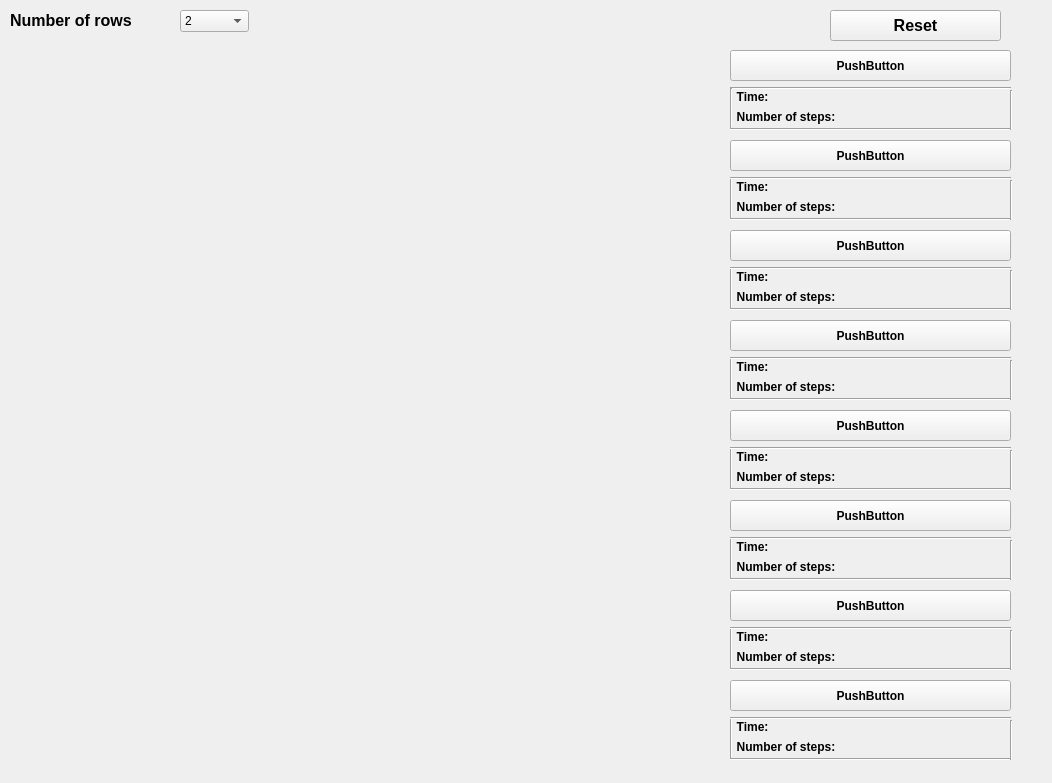
<?xml version="1.0" encoding="UTF-8"?>
<ui version="4.0">
 <class>Form</class>
 <widget class="QWidget" name="Form">
  <property name="geometry">
   <rect>
    <x>0</x>
    <y>0</y>
    <width>1052</width>
    <height>783</height>
   </rect>
  </property>
  <property name="windowTitle">
   <string>Form</string>
  </property>
  <widget class="QWidget" name="widget" native="true">
   <property name="geometry">
    <rect>
     <x>0</x>
     <y>50</y>
     <width>720</width>
     <height>720</height>
    </rect>
   </property>
  </widget>
  <widget class="QPushButton" name="pushButton_1">
   <property name="geometry">
    <rect>
     <x>730</x>
     <y>50</y>
     <width>281</width>
     <height>31</height>
    </rect>
   </property>
   <property name="font">
    <font>
     <weight>75</weight>
     <bold>true</bold>
    </font>
   </property>
   <property name="text">
    <string>PushButton</string>
   </property>
  </widget>
  <widget class="QPushButton" name="pushButton_2">
   <property name="geometry">
    <rect>
     <x>730</x>
     <y>140</y>
     <width>281</width>
     <height>31</height>
    </rect>
   </property>
   <property name="font">
    <font>
     <weight>75</weight>
     <bold>true</bold>
    </font>
   </property>
   <property name="text">
    <string>PushButton</string>
   </property>
  </widget>
  <widget class="QPushButton" name="pushButton_3">
   <property name="geometry">
    <rect>
     <x>730</x>
     <y>230</y>
     <width>281</width>
     <height>31</height>
    </rect>
   </property>
   <property name="font">
    <font>
     <weight>75</weight>
     <bold>true</bold>
    </font>
   </property>
   <property name="text">
    <string>PushButton</string>
   </property>
  </widget>
  <widget class="QPushButton" name="pushButton_4">
   <property name="geometry">
    <rect>
     <x>730</x>
     <y>320</y>
     <width>281</width>
     <height>31</height>
    </rect>
   </property>
   <property name="font">
    <font>
     <weight>75</weight>
     <bold>true</bold>
    </font>
   </property>
   <property name="text">
    <string>PushButton</string>
   </property>
  </widget>
  <widget class="QPushButton" name="pushButton_5">
   <property name="geometry">
    <rect>
     <x>730</x>
     <y>410</y>
     <width>281</width>
     <height>31</height>
    </rect>
   </property>
   <property name="font">
    <font>
     <weight>75</weight>
     <bold>true</bold>
    </font>
   </property>
   <property name="text">
    <string>PushButton</string>
   </property>
  </widget>
  <widget class="QPushButton" name="pushButton_6">
   <property name="geometry">
    <rect>
     <x>730</x>
     <y>500</y>
     <width>281</width>
     <height>31</height>
    </rect>
   </property>
   <property name="font">
    <font>
     <weight>75</weight>
     <bold>true</bold>
    </font>
   </property>
   <property name="text">
    <string>PushButton</string>
   </property>
  </widget>
  <widget class="QPushButton" name="pushButton_7">
   <property name="geometry">
    <rect>
     <x>730</x>
     <y>590</y>
     <width>281</width>
     <height>31</height>
    </rect>
   </property>
   <property name="font">
    <font>
     <weight>75</weight>
     <bold>true</bold>
    </font>
   </property>
   <property name="text">
    <string>PushButton</string>
   </property>
  </widget>
  <widget class="QPushButton" name="pushButton_8">
   <property name="geometry">
    <rect>
     <x>730</x>
     <y>680</y>
     <width>281</width>
     <height>31</height>
    </rect>
   </property>
   <property name="font">
    <font>
     <weight>75</weight>
     <bold>true</bold>
    </font>
   </property>
   <property name="text">
    <string>PushButton</string>
   </property>
  </widget>
  <widget class="QLabel" name="labelCombobox">
   <property name="geometry">
    <rect>
     <x>10</x>
     <y>10</y>
     <width>171</width>
     <height>21</height>
    </rect>
   </property>
   <property name="font">
    <font>
     <pointsize>12</pointsize>
     <weight>75</weight>
     <bold>true</bold>
    </font>
   </property>
   <property name="text">
    <string>Number of rows</string>
   </property>
  </widget>
  <widget class="QComboBox" name="comboBox">
   <property name="geometry">
    <rect>
     <x>180</x>
     <y>10</y>
     <width>69</width>
     <height>22</height>
    </rect>
   </property>
   <item>
    <property name="text">
     <string>2</string>
    </property>
   </item>
   <item>
    <property name="text">
     <string>3</string>
    </property>
   </item>
   <item>
    <property name="text">
     <string>4</string>
    </property>
   </item>
   <item>
    <property name="text">
     <string>5</string>
    </property>
   </item>
   <item>
    <property name="text">
     <string>6</string>
    </property>
   </item>
   <item>
    <property name="text">
     <string>7</string>
    </property>
   </item>
   <item>
    <property name="text">
     <string>8</string>
    </property>
   </item>
   <item>
    <property name="text">
     <string>9</string>
    </property>
   </item>
   <item>
    <property name="text">
     <string>10</string>
    </property>
   </item>
  </widget>
  <widget class="QPushButton" name="resetBtn">
   <property name="geometry">
    <rect>
     <x>830</x>
     <y>10</y>
     <width>171</width>
     <height>31</height>
    </rect>
   </property>
   <property name="font">
    <font>
     <pointsize>12</pointsize>
     <weight>75</weight>
     <bold>true</bold>
    </font>
   </property>
   <property name="text">
    <string>Reset</string>
   </property>
  </widget>
  <widget class="QLabel" name="time_1">
   <property name="geometry">
    <rect>
     <x>730</x>
     <y>90</y>
     <width>141</width>
     <height>16</height>
    </rect>
   </property>
   <property name="font">
    <font>
     <weight>75</weight>
     <bold>true</bold>
    </font>
   </property>
   <property name="text">
    <string>  Time: </string>
   </property>
   <property name="alignment">
    <set>Qt::AlignLeading|Qt::AlignLeft|Qt::AlignTop</set>
   </property>
   <property name="wordWrap">
    <bool>true</bool>
   </property>
  </widget>
  <widget class="QLabel" name="num_of_steps_1">
   <property name="geometry">
    <rect>
     <x>730</x>
     <y>110</y>
     <width>141</width>
     <height>16</height>
    </rect>
   </property>
   <property name="font">
    <font>
     <weight>75</weight>
     <bold>true</bold>
    </font>
   </property>
   <property name="text">
    <string>  Number of steps: </string>
   </property>
   <property name="alignment">
    <set>Qt::AlignLeading|Qt::AlignLeft|Qt::AlignTop</set>
   </property>
   <property name="wordWrap">
    <bool>true</bool>
   </property>
  </widget>
  <widget class="QLabel" name="time_value_1">
   <property name="geometry">
    <rect>
     <x>870</x>
     <y>90</y>
     <width>141</width>
     <height>16</height>
    </rect>
   </property>
   <property name="font">
    <font>
     <weight>50</weight>
     <bold>false</bold>
    </font>
   </property>
   <property name="text">
    <string/>
   </property>
   <property name="alignment">
    <set>Qt::AlignLeading|Qt::AlignLeft|Qt::AlignTop</set>
   </property>
   <property name="wordWrap">
    <bool>true</bool>
   </property>
  </widget>
  <widget class="QLabel" name="num_of_steps_value_1">
   <property name="geometry">
    <rect>
     <x>870</x>
     <y>110</y>
     <width>141</width>
     <height>16</height>
    </rect>
   </property>
   <property name="font">
    <font>
     <weight>50</weight>
     <bold>false</bold>
    </font>
   </property>
   <property name="text">
    <string/>
   </property>
   <property name="alignment">
    <set>Qt::AlignLeading|Qt::AlignLeft|Qt::AlignTop</set>
   </property>
   <property name="wordWrap">
    <bool>true</bool>
   </property>
  </widget>
  <widget class="Line" name="line">
   <property name="geometry">
    <rect>
     <x>730</x>
     <y>80</y>
     <width>281</width>
     <height>16</height>
    </rect>
   </property>
   <property name="orientation">
    <enum>Qt::Horizontal</enum>
   </property>
  </widget>
  <widget class="Line" name="line_2">
   <property name="geometry">
    <rect>
     <x>730</x>
     <y>121</y>
     <width>281</width>
     <height>16</height>
    </rect>
   </property>
   <property name="orientation">
    <enum>Qt::Horizontal</enum>
   </property>
  </widget>
  <widget class="Line" name="line_3">
   <property name="geometry">
    <rect>
     <x>730</x>
     <y>88</y>
     <width>3</width>
     <height>40</height>
    </rect>
   </property>
   <property name="orientation">
    <enum>Qt::Vertical</enum>
   </property>
  </widget>
  <widget class="Line" name="line_4">
   <property name="geometry">
    <rect>
     <x>1010</x>
     <y>90</y>
     <width>3</width>
     <height>40</height>
    </rect>
   </property>
   <property name="orientation">
    <enum>Qt::Vertical</enum>
   </property>
  </widget>
  <widget class="Line" name="line_5">
   <property name="geometry">
    <rect>
     <x>730</x>
     <y>178</y>
     <width>3</width>
     <height>40</height>
    </rect>
   </property>
   <property name="orientation">
    <enum>Qt::Vertical</enum>
   </property>
  </widget>
  <widget class="Line" name="line_6">
   <property name="geometry">
    <rect>
     <x>1010</x>
     <y>180</y>
     <width>3</width>
     <height>40</height>
    </rect>
   </property>
   <property name="orientation">
    <enum>Qt::Vertical</enum>
   </property>
  </widget>
  <widget class="Line" name="line_7">
   <property name="geometry">
    <rect>
     <x>730</x>
     <y>170</y>
     <width>281</width>
     <height>16</height>
    </rect>
   </property>
   <property name="orientation">
    <enum>Qt::Horizontal</enum>
   </property>
  </widget>
  <widget class="QLabel" name="num_of_steps_2">
   <property name="geometry">
    <rect>
     <x>730</x>
     <y>200</y>
     <width>141</width>
     <height>16</height>
    </rect>
   </property>
   <property name="font">
    <font>
     <weight>75</weight>
     <bold>true</bold>
    </font>
   </property>
   <property name="text">
    <string>  Number of steps: </string>
   </property>
   <property name="alignment">
    <set>Qt::AlignLeading|Qt::AlignLeft|Qt::AlignTop</set>
   </property>
   <property name="wordWrap">
    <bool>true</bool>
   </property>
  </widget>
  <widget class="QLabel" name="time_2">
   <property name="geometry">
    <rect>
     <x>730</x>
     <y>180</y>
     <width>141</width>
     <height>16</height>
    </rect>
   </property>
   <property name="font">
    <font>
     <weight>75</weight>
     <bold>true</bold>
    </font>
   </property>
   <property name="text">
    <string>  Time: </string>
   </property>
   <property name="alignment">
    <set>Qt::AlignLeading|Qt::AlignLeft|Qt::AlignTop</set>
   </property>
   <property name="wordWrap">
    <bool>true</bool>
   </property>
  </widget>
  <widget class="Line" name="line_8">
   <property name="geometry">
    <rect>
     <x>730</x>
     <y>211</y>
     <width>281</width>
     <height>16</height>
    </rect>
   </property>
   <property name="orientation">
    <enum>Qt::Horizontal</enum>
   </property>
  </widget>
  <widget class="QLabel" name="time_value_2">
   <property name="geometry">
    <rect>
     <x>870</x>
     <y>180</y>
     <width>141</width>
     <height>16</height>
    </rect>
   </property>
   <property name="font">
    <font>
     <weight>50</weight>
     <bold>false</bold>
    </font>
   </property>
   <property name="text">
    <string/>
   </property>
   <property name="alignment">
    <set>Qt::AlignLeading|Qt::AlignLeft|Qt::AlignTop</set>
   </property>
   <property name="wordWrap">
    <bool>true</bool>
   </property>
  </widget>
  <widget class="QLabel" name="num_of_steps_value_2">
   <property name="geometry">
    <rect>
     <x>870</x>
     <y>200</y>
     <width>141</width>
     <height>16</height>
    </rect>
   </property>
   <property name="font">
    <font>
     <weight>50</weight>
     <bold>false</bold>
    </font>
   </property>
   <property name="text">
    <string/>
   </property>
   <property name="alignment">
    <set>Qt::AlignLeading|Qt::AlignLeft|Qt::AlignTop</set>
   </property>
   <property name="wordWrap">
    <bool>true</bool>
   </property>
  </widget>
  <widget class="Line" name="line_9">
   <property name="geometry">
    <rect>
     <x>730</x>
     <y>268</y>
     <width>3</width>
     <height>40</height>
    </rect>
   </property>
   <property name="orientation">
    <enum>Qt::Vertical</enum>
   </property>
  </widget>
  <widget class="Line" name="line_10">
   <property name="geometry">
    <rect>
     <x>1010</x>
     <y>270</y>
     <width>3</width>
     <height>40</height>
    </rect>
   </property>
   <property name="orientation">
    <enum>Qt::Vertical</enum>
   </property>
  </widget>
  <widget class="Line" name="line_11">
   <property name="geometry">
    <rect>
     <x>730</x>
     <y>260</y>
     <width>281</width>
     <height>16</height>
    </rect>
   </property>
   <property name="orientation">
    <enum>Qt::Horizontal</enum>
   </property>
  </widget>
  <widget class="QLabel" name="num_of_steps_3">
   <property name="geometry">
    <rect>
     <x>730</x>
     <y>290</y>
     <width>141</width>
     <height>16</height>
    </rect>
   </property>
   <property name="font">
    <font>
     <weight>75</weight>
     <bold>true</bold>
    </font>
   </property>
   <property name="text">
    <string>  Number of steps: </string>
   </property>
   <property name="alignment">
    <set>Qt::AlignLeading|Qt::AlignLeft|Qt::AlignTop</set>
   </property>
   <property name="wordWrap">
    <bool>true</bool>
   </property>
  </widget>
  <widget class="QLabel" name="time_3">
   <property name="geometry">
    <rect>
     <x>730</x>
     <y>270</y>
     <width>141</width>
     <height>16</height>
    </rect>
   </property>
   <property name="font">
    <font>
     <weight>75</weight>
     <bold>true</bold>
    </font>
   </property>
   <property name="text">
    <string>  Time: </string>
   </property>
   <property name="alignment">
    <set>Qt::AlignLeading|Qt::AlignLeft|Qt::AlignTop</set>
   </property>
   <property name="wordWrap">
    <bool>true</bool>
   </property>
  </widget>
  <widget class="Line" name="line_12">
   <property name="geometry">
    <rect>
     <x>730</x>
     <y>301</y>
     <width>281</width>
     <height>16</height>
    </rect>
   </property>
   <property name="orientation">
    <enum>Qt::Horizontal</enum>
   </property>
  </widget>
  <widget class="QLabel" name="time_value_3">
   <property name="geometry">
    <rect>
     <x>870</x>
     <y>270</y>
     <width>141</width>
     <height>16</height>
    </rect>
   </property>
   <property name="font">
    <font>
     <weight>50</weight>
     <bold>false</bold>
    </font>
   </property>
   <property name="text">
    <string/>
   </property>
   <property name="alignment">
    <set>Qt::AlignLeading|Qt::AlignLeft|Qt::AlignTop</set>
   </property>
   <property name="wordWrap">
    <bool>true</bool>
   </property>
  </widget>
  <widget class="QLabel" name="num_of_steps_value_3">
   <property name="geometry">
    <rect>
     <x>870</x>
     <y>290</y>
     <width>141</width>
     <height>16</height>
    </rect>
   </property>
   <property name="font">
    <font>
     <weight>50</weight>
     <bold>false</bold>
    </font>
   </property>
   <property name="text">
    <string/>
   </property>
   <property name="alignment">
    <set>Qt::AlignLeading|Qt::AlignLeft|Qt::AlignTop</set>
   </property>
   <property name="wordWrap">
    <bool>true</bool>
   </property>
  </widget>
  <widget class="Line" name="line_13">
   <property name="geometry">
    <rect>
     <x>730</x>
     <y>358</y>
     <width>3</width>
     <height>40</height>
    </rect>
   </property>
   <property name="orientation">
    <enum>Qt::Vertical</enum>
   </property>
  </widget>
  <widget class="Line" name="line_14">
   <property name="geometry">
    <rect>
     <x>1010</x>
     <y>360</y>
     <width>3</width>
     <height>40</height>
    </rect>
   </property>
   <property name="orientation">
    <enum>Qt::Vertical</enum>
   </property>
  </widget>
  <widget class="Line" name="line_15">
   <property name="geometry">
    <rect>
     <x>730</x>
     <y>350</y>
     <width>281</width>
     <height>16</height>
    </rect>
   </property>
   <property name="orientation">
    <enum>Qt::Horizontal</enum>
   </property>
  </widget>
  <widget class="QLabel" name="num_of_steps_4">
   <property name="geometry">
    <rect>
     <x>730</x>
     <y>380</y>
     <width>141</width>
     <height>16</height>
    </rect>
   </property>
   <property name="font">
    <font>
     <weight>75</weight>
     <bold>true</bold>
    </font>
   </property>
   <property name="text">
    <string>  Number of steps: </string>
   </property>
   <property name="alignment">
    <set>Qt::AlignLeading|Qt::AlignLeft|Qt::AlignTop</set>
   </property>
   <property name="wordWrap">
    <bool>true</bool>
   </property>
  </widget>
  <widget class="QLabel" name="time_4">
   <property name="geometry">
    <rect>
     <x>730</x>
     <y>360</y>
     <width>141</width>
     <height>16</height>
    </rect>
   </property>
   <property name="font">
    <font>
     <weight>75</weight>
     <bold>true</bold>
    </font>
   </property>
   <property name="text">
    <string>  Time: </string>
   </property>
   <property name="alignment">
    <set>Qt::AlignLeading|Qt::AlignLeft|Qt::AlignTop</set>
   </property>
   <property name="wordWrap">
    <bool>true</bool>
   </property>
  </widget>
  <widget class="Line" name="line_16">
   <property name="geometry">
    <rect>
     <x>730</x>
     <y>391</y>
     <width>281</width>
     <height>16</height>
    </rect>
   </property>
   <property name="orientation">
    <enum>Qt::Horizontal</enum>
   </property>
  </widget>
  <widget class="QLabel" name="time_value_4">
   <property name="geometry">
    <rect>
     <x>870</x>
     <y>360</y>
     <width>141</width>
     <height>16</height>
    </rect>
   </property>
   <property name="font">
    <font>
     <weight>50</weight>
     <bold>false</bold>
    </font>
   </property>
   <property name="text">
    <string/>
   </property>
   <property name="alignment">
    <set>Qt::AlignLeading|Qt::AlignLeft|Qt::AlignTop</set>
   </property>
   <property name="wordWrap">
    <bool>true</bool>
   </property>
  </widget>
  <widget class="QLabel" name="num_of_steps_value_4">
   <property name="geometry">
    <rect>
     <x>870</x>
     <y>380</y>
     <width>141</width>
     <height>16</height>
    </rect>
   </property>
   <property name="font">
    <font>
     <weight>50</weight>
     <bold>false</bold>
    </font>
   </property>
   <property name="text">
    <string/>
   </property>
   <property name="alignment">
    <set>Qt::AlignLeading|Qt::AlignLeft|Qt::AlignTop</set>
   </property>
   <property name="wordWrap">
    <bool>true</bool>
   </property>
  </widget>
  <widget class="Line" name="line_17">
   <property name="geometry">
    <rect>
     <x>730</x>
     <y>448</y>
     <width>3</width>
     <height>40</height>
    </rect>
   </property>
   <property name="orientation">
    <enum>Qt::Vertical</enum>
   </property>
  </widget>
  <widget class="Line" name="line_18">
   <property name="geometry">
    <rect>
     <x>1010</x>
     <y>450</y>
     <width>3</width>
     <height>40</height>
    </rect>
   </property>
   <property name="orientation">
    <enum>Qt::Vertical</enum>
   </property>
  </widget>
  <widget class="Line" name="line_19">
   <property name="geometry">
    <rect>
     <x>730</x>
     <y>440</y>
     <width>281</width>
     <height>16</height>
    </rect>
   </property>
   <property name="orientation">
    <enum>Qt::Horizontal</enum>
   </property>
  </widget>
  <widget class="QLabel" name="num_of_steps_5">
   <property name="geometry">
    <rect>
     <x>730</x>
     <y>470</y>
     <width>141</width>
     <height>16</height>
    </rect>
   </property>
   <property name="font">
    <font>
     <weight>75</weight>
     <bold>true</bold>
    </font>
   </property>
   <property name="text">
    <string>  Number of steps: </string>
   </property>
   <property name="alignment">
    <set>Qt::AlignLeading|Qt::AlignLeft|Qt::AlignTop</set>
   </property>
   <property name="wordWrap">
    <bool>true</bool>
   </property>
  </widget>
  <widget class="QLabel" name="time_5">
   <property name="geometry">
    <rect>
     <x>730</x>
     <y>450</y>
     <width>141</width>
     <height>16</height>
    </rect>
   </property>
   <property name="font">
    <font>
     <weight>75</weight>
     <bold>true</bold>
    </font>
   </property>
   <property name="text">
    <string>  Time: </string>
   </property>
   <property name="alignment">
    <set>Qt::AlignLeading|Qt::AlignLeft|Qt::AlignTop</set>
   </property>
   <property name="wordWrap">
    <bool>true</bool>
   </property>
  </widget>
  <widget class="Line" name="line_20">
   <property name="geometry">
    <rect>
     <x>730</x>
     <y>481</y>
     <width>281</width>
     <height>16</height>
    </rect>
   </property>
   <property name="orientation">
    <enum>Qt::Horizontal</enum>
   </property>
  </widget>
  <widget class="QLabel" name="time_value_5">
   <property name="geometry">
    <rect>
     <x>870</x>
     <y>450</y>
     <width>141</width>
     <height>16</height>
    </rect>
   </property>
   <property name="font">
    <font>
     <weight>50</weight>
     <bold>false</bold>
    </font>
   </property>
   <property name="text">
    <string/>
   </property>
   <property name="alignment">
    <set>Qt::AlignLeading|Qt::AlignLeft|Qt::AlignTop</set>
   </property>
   <property name="wordWrap">
    <bool>true</bool>
   </property>
  </widget>
  <widget class="QLabel" name="num_of_steps_value_5">
   <property name="geometry">
    <rect>
     <x>870</x>
     <y>470</y>
     <width>141</width>
     <height>16</height>
    </rect>
   </property>
   <property name="font">
    <font>
     <weight>50</weight>
     <bold>false</bold>
    </font>
   </property>
   <property name="text">
    <string/>
   </property>
   <property name="alignment">
    <set>Qt::AlignLeading|Qt::AlignLeft|Qt::AlignTop</set>
   </property>
   <property name="wordWrap">
    <bool>true</bool>
   </property>
  </widget>
  <widget class="Line" name="line_21">
   <property name="geometry">
    <rect>
     <x>730</x>
     <y>538</y>
     <width>3</width>
     <height>40</height>
    </rect>
   </property>
   <property name="orientation">
    <enum>Qt::Vertical</enum>
   </property>
  </widget>
  <widget class="Line" name="line_22">
   <property name="geometry">
    <rect>
     <x>1010</x>
     <y>540</y>
     <width>3</width>
     <height>40</height>
    </rect>
   </property>
   <property name="orientation">
    <enum>Qt::Vertical</enum>
   </property>
  </widget>
  <widget class="Line" name="line_23">
   <property name="geometry">
    <rect>
     <x>730</x>
     <y>530</y>
     <width>281</width>
     <height>16</height>
    </rect>
   </property>
   <property name="orientation">
    <enum>Qt::Horizontal</enum>
   </property>
  </widget>
  <widget class="QLabel" name="num_of_steps_6">
   <property name="geometry">
    <rect>
     <x>730</x>
     <y>560</y>
     <width>141</width>
     <height>16</height>
    </rect>
   </property>
   <property name="font">
    <font>
     <weight>75</weight>
     <bold>true</bold>
    </font>
   </property>
   <property name="text">
    <string>  Number of steps: </string>
   </property>
   <property name="alignment">
    <set>Qt::AlignLeading|Qt::AlignLeft|Qt::AlignTop</set>
   </property>
   <property name="wordWrap">
    <bool>true</bool>
   </property>
  </widget>
  <widget class="QLabel" name="time_6">
   <property name="geometry">
    <rect>
     <x>730</x>
     <y>540</y>
     <width>141</width>
     <height>16</height>
    </rect>
   </property>
   <property name="font">
    <font>
     <weight>75</weight>
     <bold>true</bold>
    </font>
   </property>
   <property name="text">
    <string>  Time: </string>
   </property>
   <property name="alignment">
    <set>Qt::AlignLeading|Qt::AlignLeft|Qt::AlignTop</set>
   </property>
   <property name="wordWrap">
    <bool>true</bool>
   </property>
  </widget>
  <widget class="Line" name="line_24">
   <property name="geometry">
    <rect>
     <x>730</x>
     <y>571</y>
     <width>281</width>
     <height>16</height>
    </rect>
   </property>
   <property name="orientation">
    <enum>Qt::Horizontal</enum>
   </property>
  </widget>
  <widget class="QLabel" name="time_value_6">
   <property name="geometry">
    <rect>
     <x>870</x>
     <y>540</y>
     <width>141</width>
     <height>16</height>
    </rect>
   </property>
   <property name="font">
    <font>
     <weight>50</weight>
     <bold>false</bold>
    </font>
   </property>
   <property name="text">
    <string/>
   </property>
   <property name="alignment">
    <set>Qt::AlignLeading|Qt::AlignLeft|Qt::AlignTop</set>
   </property>
   <property name="wordWrap">
    <bool>true</bool>
   </property>
  </widget>
  <widget class="QLabel" name="num_of_steps_value_6">
   <property name="geometry">
    <rect>
     <x>870</x>
     <y>560</y>
     <width>141</width>
     <height>16</height>
    </rect>
   </property>
   <property name="font">
    <font>
     <weight>50</weight>
     <bold>false</bold>
    </font>
   </property>
   <property name="text">
    <string/>
   </property>
   <property name="alignment">
    <set>Qt::AlignLeading|Qt::AlignLeft|Qt::AlignTop</set>
   </property>
   <property name="wordWrap">
    <bool>true</bool>
   </property>
  </widget>
  <widget class="Line" name="line_25">
   <property name="geometry">
    <rect>
     <x>730</x>
     <y>628</y>
     <width>3</width>
     <height>40</height>
    </rect>
   </property>
   <property name="orientation">
    <enum>Qt::Vertical</enum>
   </property>
  </widget>
  <widget class="Line" name="line_26">
   <property name="geometry">
    <rect>
     <x>1010</x>
     <y>630</y>
     <width>3</width>
     <height>40</height>
    </rect>
   </property>
   <property name="orientation">
    <enum>Qt::Vertical</enum>
   </property>
  </widget>
  <widget class="Line" name="line_27">
   <property name="geometry">
    <rect>
     <x>730</x>
     <y>620</y>
     <width>281</width>
     <height>16</height>
    </rect>
   </property>
   <property name="orientation">
    <enum>Qt::Horizontal</enum>
   </property>
  </widget>
  <widget class="QLabel" name="num_of_steps_7">
   <property name="geometry">
    <rect>
     <x>730</x>
     <y>650</y>
     <width>141</width>
     <height>16</height>
    </rect>
   </property>
   <property name="font">
    <font>
     <weight>75</weight>
     <bold>true</bold>
    </font>
   </property>
   <property name="text">
    <string>  Number of steps: </string>
   </property>
   <property name="alignment">
    <set>Qt::AlignLeading|Qt::AlignLeft|Qt::AlignTop</set>
   </property>
   <property name="wordWrap">
    <bool>true</bool>
   </property>
  </widget>
  <widget class="QLabel" name="time_7">
   <property name="geometry">
    <rect>
     <x>730</x>
     <y>630</y>
     <width>141</width>
     <height>16</height>
    </rect>
   </property>
   <property name="font">
    <font>
     <weight>75</weight>
     <bold>true</bold>
    </font>
   </property>
   <property name="text">
    <string>  Time: </string>
   </property>
   <property name="alignment">
    <set>Qt::AlignLeading|Qt::AlignLeft|Qt::AlignTop</set>
   </property>
   <property name="wordWrap">
    <bool>true</bool>
   </property>
  </widget>
  <widget class="Line" name="line_28">
   <property name="geometry">
    <rect>
     <x>730</x>
     <y>661</y>
     <width>281</width>
     <height>16</height>
    </rect>
   </property>
   <property name="orientation">
    <enum>Qt::Horizontal</enum>
   </property>
  </widget>
  <widget class="QLabel" name="time_value_7">
   <property name="geometry">
    <rect>
     <x>870</x>
     <y>630</y>
     <width>141</width>
     <height>16</height>
    </rect>
   </property>
   <property name="font">
    <font>
     <weight>50</weight>
     <bold>false</bold>
    </font>
   </property>
   <property name="text">
    <string/>
   </property>
   <property name="alignment">
    <set>Qt::AlignLeading|Qt::AlignLeft|Qt::AlignTop</set>
   </property>
   <property name="wordWrap">
    <bool>true</bool>
   </property>
  </widget>
  <widget class="QLabel" name="num_of_steps_value_7">
   <property name="geometry">
    <rect>
     <x>870</x>
     <y>650</y>
     <width>141</width>
     <height>16</height>
    </rect>
   </property>
   <property name="font">
    <font>
     <weight>50</weight>
     <bold>false</bold>
    </font>
   </property>
   <property name="text">
    <string/>
   </property>
   <property name="alignment">
    <set>Qt::AlignLeading|Qt::AlignLeft|Qt::AlignTop</set>
   </property>
   <property name="wordWrap">
    <bool>true</bool>
   </property>
  </widget>
  <widget class="Line" name="line_29">
   <property name="geometry">
    <rect>
     <x>730</x>
     <y>718</y>
     <width>3</width>
     <height>40</height>
    </rect>
   </property>
   <property name="orientation">
    <enum>Qt::Vertical</enum>
   </property>
  </widget>
  <widget class="Line" name="line_30">
   <property name="geometry">
    <rect>
     <x>1010</x>
     <y>720</y>
     <width>3</width>
     <height>40</height>
    </rect>
   </property>
   <property name="orientation">
    <enum>Qt::Vertical</enum>
   </property>
  </widget>
  <widget class="Line" name="line_31">
   <property name="geometry">
    <rect>
     <x>730</x>
     <y>710</y>
     <width>281</width>
     <height>16</height>
    </rect>
   </property>
   <property name="orientation">
    <enum>Qt::Horizontal</enum>
   </property>
  </widget>
  <widget class="QLabel" name="num_of_steps_8">
   <property name="geometry">
    <rect>
     <x>730</x>
     <y>740</y>
     <width>141</width>
     <height>16</height>
    </rect>
   </property>
   <property name="font">
    <font>
     <weight>75</weight>
     <bold>true</bold>
    </font>
   </property>
   <property name="text">
    <string>  Number of steps: </string>
   </property>
   <property name="alignment">
    <set>Qt::AlignLeading|Qt::AlignLeft|Qt::AlignTop</set>
   </property>
   <property name="wordWrap">
    <bool>true</bool>
   </property>
  </widget>
  <widget class="QLabel" name="time_8">
   <property name="geometry">
    <rect>
     <x>730</x>
     <y>720</y>
     <width>141</width>
     <height>16</height>
    </rect>
   </property>
   <property name="font">
    <font>
     <weight>75</weight>
     <bold>true</bold>
    </font>
   </property>
   <property name="text">
    <string>  Time: </string>
   </property>
   <property name="alignment">
    <set>Qt::AlignLeading|Qt::AlignLeft|Qt::AlignTop</set>
   </property>
   <property name="wordWrap">
    <bool>true</bool>
   </property>
  </widget>
  <widget class="Line" name="line_32">
   <property name="geometry">
    <rect>
     <x>730</x>
     <y>751</y>
     <width>281</width>
     <height>16</height>
    </rect>
   </property>
   <property name="orientation">
    <enum>Qt::Horizontal</enum>
   </property>
  </widget>
  <widget class="QLabel" name="time_value_8">
   <property name="geometry">
    <rect>
     <x>870</x>
     <y>720</y>
     <width>141</width>
     <height>16</height>
    </rect>
   </property>
   <property name="font">
    <font>
     <weight>50</weight>
     <bold>false</bold>
    </font>
   </property>
   <property name="text">
    <string/>
   </property>
   <property name="alignment">
    <set>Qt::AlignLeading|Qt::AlignLeft|Qt::AlignTop</set>
   </property>
   <property name="wordWrap">
    <bool>true</bool>
   </property>
  </widget>
  <widget class="QLabel" name="num_of_steps_value_8">
   <property name="geometry">
    <rect>
     <x>870</x>
     <y>740</y>
     <width>141</width>
     <height>16</height>
    </rect>
   </property>
   <property name="font">
    <font>
     <weight>50</weight>
     <bold>false</bold>
    </font>
   </property>
   <property name="text">
    <string/>
   </property>
   <property name="alignment">
    <set>Qt::AlignLeading|Qt::AlignLeft|Qt::AlignTop</set>
   </property>
   <property name="wordWrap">
    <bool>true</bool>
   </property>
  </widget>
 </widget>
 <resources/>
 <connections/>
</ui>
